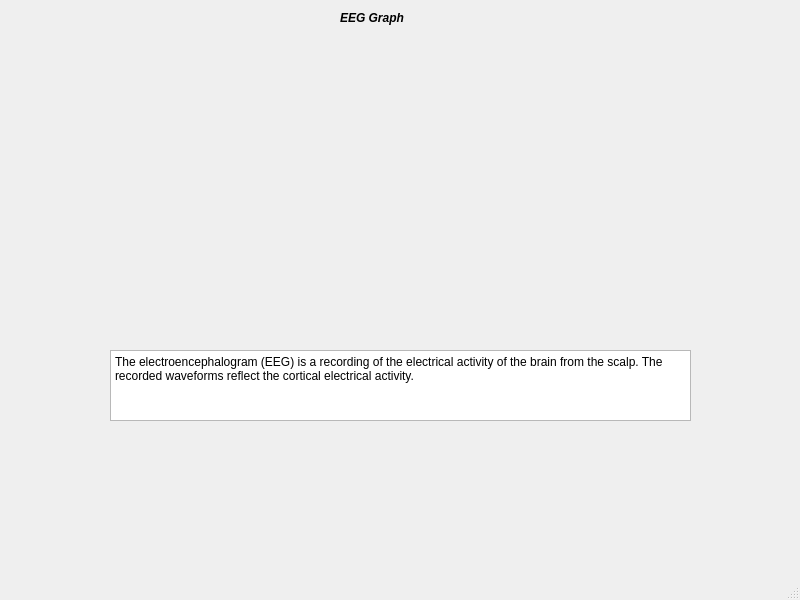
<?xml version="1.0" encoding="UTF-8"?>
<ui version="4.0">
 <class>EEGMain</class>
 <widget class="QMainWindow" name="EEGMain">
  <property name="geometry">
   <rect>
    <x>0</x>
    <y>0</y>
    <width>800</width>
    <height>600</height>
   </rect>
  </property>
  <property name="windowTitle">
   <string>MainWindow</string>
  </property>
  <widget class="QWidget" name="centralwidget">
   <widget class="QCustomPlot" name="plot1" native="true">
    <property name="geometry">
     <rect>
      <x>109</x>
      <y>49</y>
      <width>581</width>
      <height>271</height>
     </rect>
    </property>
   </widget>
   <widget class="QLabel" name="label_4">
    <property name="geometry">
     <rect>
      <x>340</x>
      <y>10</y>
      <width>91</width>
      <height>16</height>
     </rect>
    </property>
    <property name="text">
     <string>&lt;html&gt;&lt;head/&gt;&lt;body&gt;&lt;p&gt;&lt;span style=&quot; font-weight:792; font-style:italic;&quot;&gt;EEG Graph&lt;/span&gt;&lt;/p&gt;&lt;/body&gt;&lt;/html&gt;</string>
    </property>
    <property name="textFormat">
     <enum>Qt::AutoText</enum>
    </property>
   </widget>
   <widget class="QPlainTextEdit" name="plainTextEdit">
    <property name="geometry">
     <rect>
      <x>110</x>
      <y>350</y>
      <width>581</width>
      <height>71</height>
     </rect>
    </property>
    <property name="plainText">
     <string>The electroencephalogram (EEG) is a recording of the electrical activity of the brain from the scalp. The recorded waveforms reflect the cortical electrical activity.</string>
    </property>
   </widget>
  </widget>
  <widget class="QMenuBar" name="menubar">
   <property name="geometry">
    <rect>
     <x>0</x>
     <y>0</y>
     <width>800</width>
     <height>21</height>
    </rect>
   </property>
  </widget>
  <widget class="QStatusBar" name="statusbar"/>
 </widget>
 <customwidgets>
  <customwidget>
   <class>QCustomPlot</class>
   <extends>QWidget</extends>
   <header location="global">qcustomplot.h</header>
   <container>1</container>
  </customwidget>
 </customwidgets>
 <resources/>
 <connections/>
</ui>
